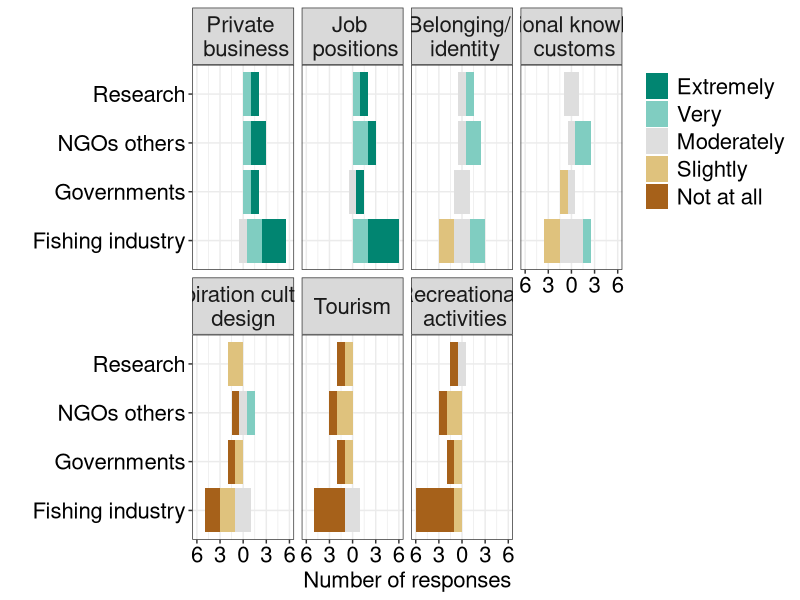

Source code (R):
#### Description: this script produces manuscript Figure2
#### INPUT: "data.xlsx" 
#### OUTPUT: manuscript Figure2
#### Date: 18/02/2020
#### Author: Iratxe Rubio
#######################################################################

library(readxl) #read_xlsx function
library(RColorBrewer) #for colors 
library(tidyverse) 

#Open data
CV <- read_xlsx("data/data.xlsx", sheet = 4)
group <- read_xlsx("data/data.xlsx", sheet = 1)
data <- left_join(CV, group, by ="ID")

df <- data %>% 
        group_by(CV_component, CV_value) %>% 
        summarise(number = n())

df$CV_component <- as.factor(df$CV_component)
df$CV_value <- as.factor(df$CV_value)

CV_vars <- c("Recreational \n activities", #1
             "Private \n business", #2
             "Inspiration culture/\ndesign", #3
             "Traditional knowledge \n customs", #4
             "Belonging/ \n identity", #5
             "Job \n positions", #6
             "Tourism" #7
)

levels(df$CV_component) <- CV_vars

df$CV_component <- factor(df$CV_component,
                          levels(df$CV_component)[c(2,6,5:3,7,1)])

generated <- c("Not at all", #1
                "Slightly", #2
                "Moderately", #3
                "Very", #4
                "Extremely") #5

levels(df$CV_value) <- generated

group1 <- c("Extremely","Very","Moderately")
group2 <- c("Not at all","Slightly","Moderately")

#by group
df_group <- data %>% 
              group_by(CV_component, CV_value, group) %>% 
              summarise(number = n())

df_group$CV_component <- as.factor(df_group$CV_component)
df_group$CV_value <- as.factor(df_group$CV_value)

levels(df_group$CV_component) <- CV_vars

df_group$CV_component <- factor(df_group$CV_component,
                          levels(df_group$CV_component)[c(2,6,5:3,7,1)])

levels(df_group$CV_value) <- generated

df_group <- df_group %>%  
              mutate(perc = (number*100)/13)

df_group$new <- df_group$number
df_group$new <- ifelse(df_group$CV_value == "Moderately", 
                       df_group$number/2,
                       df_group$new)

jpeg("Figure2.jpg", 
    width = 12.5, height = 6.5, units = 'in', res = 300)

ggplot(df_group, aes(x = group, fill = CV_value)) + 
  geom_bar(data = subset(df_group, CV_value %in% group1),
           aes(y = new), 
           position = position_stack(reverse = T), 
           stat = "identity") +
  geom_bar(data = subset(df_group, CV_value %in% group2), 
           aes(y = -new),
           stat = "identity") +
  coord_flip() +
  xlab("") +
  ylab("Number of responses") +
  theme_bw() +
  theme(legend.title = element_blank(),
        legend.text = element_text(size = 16),
        legend.key.height = unit(0.7, "cm"),
        axis.text = element_text(size = 16, color = "black"),
        axis.title = element_text(size = 16),
        strip.text = element_text(size = 16),
        plot.title = element_text(size = 16),
        legend.justification = "top") +
  scale_fill_manual(values = c("Extremely" = "#018571", #brewer.pal(n = 5, name = 'BrBG')
                               "Very" = "#80CDC1",
                               "Moderately" = "gray87",
                               "Slightly" = "#DFC27D",
                               "Not at all" = "#A6611A"),
                    breaks = as.character(df_group$CV_value),
                    guide = guide_legend(reverse = T)) +
  scale_y_continuous(labels = abs) +
  facet_wrap(~CV_component, ncol = 4) 

dev.off()
